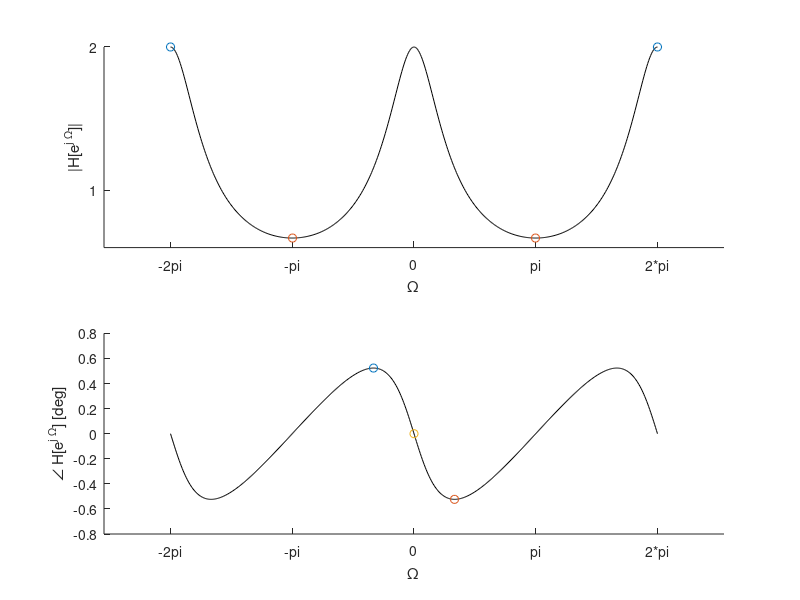

This chart was generated by the following MATLAB code:
clc; 

Omega = linspace(-2*pi,2*pi,500);
H = tf ( [1 0], [1 -0.5],-1);
H_Omega =  squeeze(freqresp (H,Omega)); 

x=Omega;
y_amp=abs(H_Omega);
y_freq=(angle(H_Omega));
subplot (2,1,1); 

%Plot of Amplitude Response
%Calculating max and min values of amplitude response
indexof_maxfreq= find(max(y_amp)==y_amp);
x_maxamp= x(indexof_maxfreq)
y_maxamp= y_amp(indexof_maxfreq)

indexof_minamp = find(min(y_amp)==y_amp);
x_minamp= x(indexof_minamp)
y_minamp= y_amp(indexof_minamp)

hold on;
plot(x,y_amp,'k');
plot(x_maxamp,y_maxamp,'o');
plot(x_minamp,y_minamp,'o');


yticks(0:1:9);
xticks(-2*pi:pi:2*pi);
xticklabels({'-2pi','-pi','0','pi','2*pi'});

xlabel ('\Omega'); 
ylabel('|H[e^{j \Omega}]|'); 
subplot (2,1,2); 

%Plot of Frequency Response
%Calculating max and min values of freq response

indexof_maxfreq= find(max(y_freq)==y_freq);
x_maxfreq= x(indexof_maxfreq)
y_maxfreq= y_freq(indexof_maxfreq)

indexof_minfreq = find(min(y_freq)==y_freq);
x_minfreq= x(indexof_minfreq)
y_minfreq= y_freq(indexof_minfreq)

hold on;
plot (x, y_freq, 'k');
plot(x_maxfreq,y_maxfreq,'o');
plot(x_minfreq,y_minfreq,'o');
plot(0,0,'o');

xlabel ('\Omega');
ylabel ('\angle H[e^{j \Omega}] [deg]');

xticks(-2*pi:pi/2:2*pi);
xticks(-2*pi:pi:2*pi);
xticklabels({'-2pi','-pi','0','pi','2*pi'});

